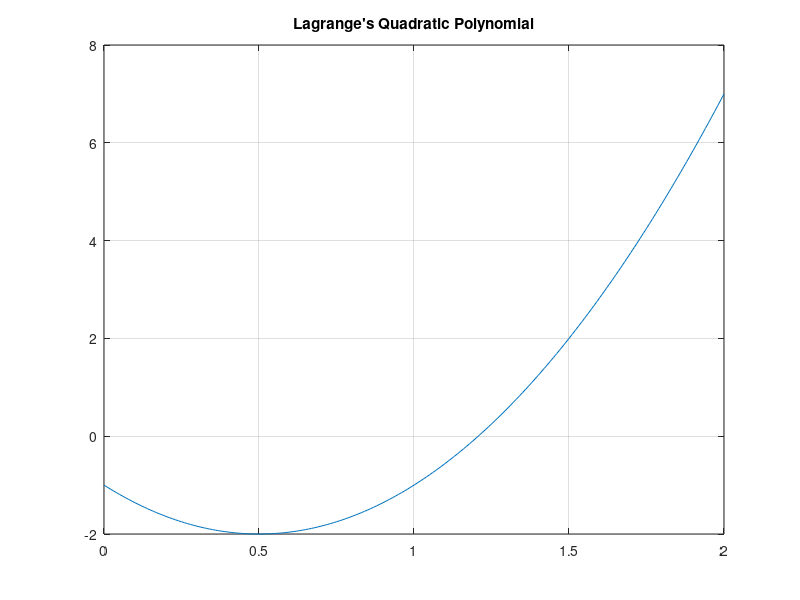

MATLAB code for this plot: (Note: this script raises an error after producing the figure.)
x = [0 1 2];
y = [-1 -1 7];

j=1;
xLQ = x(j):0.01:x(j+2);
yLQ = (((xLQ-x(j+1)).*(xLQ-x(j+2)))/((x(j)-x(j+1))*(x(j)-x(j+2))))*y(j) + (((xLQ-x(j)).*(xLQ-x(j+2)))/((x(j+1)-x(j))*(x(j+1)-x(j+2))))*y(j+1) + (((xLQ-x(j+1)).*(xLQ-x(j)))/((x(j+2)-x(j+1))*(x(j+2)-x(j))))*y(j+2);
plot(xLQ,yLQ);
grid on;
title('Lagrange''s Quadratic Polynomial');
figure();

xNQI = x(j):0.01:x(j+2);
yNQI = y(j) + (xNQI-x(j))*func1(x(1,j:(j+1)),y(1,j:(j+1)),1,2) + (xNQI-x(j)).*(xNQI-x(j+1))*func1(x(1,j:(j+2)),y(1,j:(j+2)),1,3);
plot(xNQI,yNQI);
grid on;
title('Newton''s Divided-difference Quadratic Polynomial');
figure();

plot(xLQ,yLQ-yNQI);
grid on;
title('Difference Graph')
